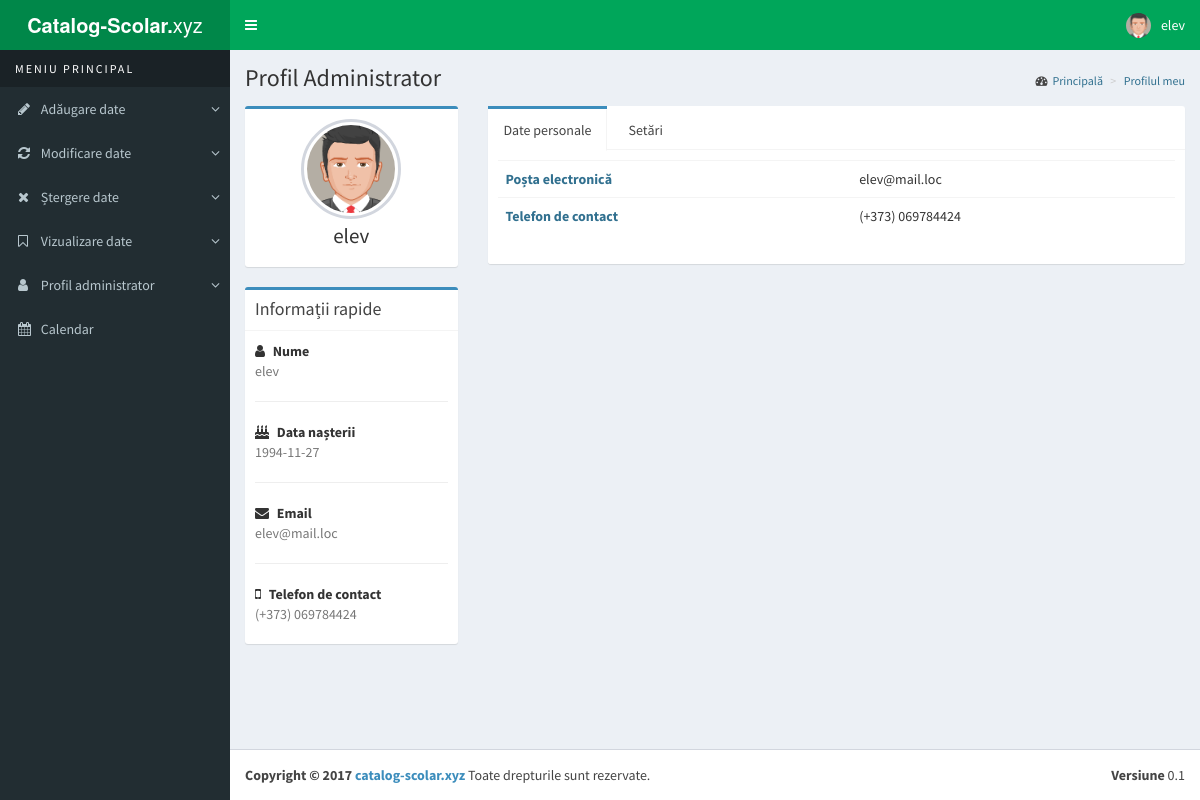
The app's page /root/pages/profile.php (signed in) with its own data.
### tables this page shows
CREATE TABLE `users` (
  `user_id` int(11) NOT NULL,
  `user_name` varchar(64) NOT NULL,
  `user_password` varchar(255) NOT NULL,
  `user_category` varchar(10) NOT NULL,
  `user_parent` varchar(255) NOT NULL,
  `user_child` varchar(255) NOT NULL,
  `user_class` varchar(5) NOT NULL,
  `user_btd` date NOT NULL,
  `user_mail` char(255) NOT NULL,
  `user_mob` int(24) NOT NULL,
  `grad_prof` char(24) NOT NULL,
  `disciplina` char(32) NOT NULL
);

### root/pages/profile.php (called while the page is built, shortened)
<?php
	require_once 'header.php';
	require_once 'profile_info.php';
?>

### root/pages/profile_info.php (the view, shortened to what this page needs)
<?
$id = (int)'1';
$query = mysqli_query($db,"SELECT * FROM users WHERE user_id='$id' LIMIT 0,1");
$row = mysqli_fetch_assoc($query);
echo '
	<div class="content-wrapper">
    <section class="content-header">
      <h1>
        Profil Administrator
      </h1>
      <ol class="breadcrumb">
        <li><a href="http://localhost/catalog-scolar/root/main.php" title="pagina principală" rel="nofollow"><i class="fa fa-dashboard"></i><span class="text-info">Principală</span></a></li>
        <li class="active"><span class="text-info">Profilul meu</span></li>
      </ol>
    </section>
    <section class="content">
      <div class="row">
        <div class="col-md-3">
          <div class="box box-primary">
            <div class="box-body box-profile">
              <img class="profile-user-img img-responsive img-circle" src="../dist/img/avatar5.png" alt="User profile picture">
              <h3 class="profile-username text-center">' . $Q . '</h3>
            </div>
          </div>
          <div class="box box-primary">
            <div class="box-header with-border">
              <h3 class="box-title">Informații rapide</h3>
            </div>
            <div class="box-body">
              <strong><i class="fa fa-user margin-r-5"></i> Nume</strong>
              <p class="text-muted">'. $Q . '</p>
              <hr>
              <strong><i class="fa fa-birthday-cake margin-r-5"></i> Data nașterii</strong>
              <p class="text-muted">'. $nume_admin[7] .'</p>
              <hr>
              <strong><i class="fa fa-envelope margin-r-5"></i> Email</strong>
              <p class="text-muted">'. $nume_admin[8] .'</p>
              <hr>
              <strong><i class="fa fa-mobile-phone margin-r-5"></i> Telefon de contact</strong>
              <p class="text-muted">(+373) 0'. $nume_admin[9] .'</p>
            </div>
          </div>
        </div>
        <div class="col-md-9">
          <div class="nav-tabs-custom">
            <ul class="nav nav-tabs">
              <li class="active"><a href="#activity" data-toggle="tab">Date personale</a></li>
              <li><a href="#settings" data-toggle="tab">Setări</a></li>
            </ul>
            <div class="tab-content">
              <div class="active tab-pane" id="activity">
                <table class="table table-hover">
                <tr>
                  <td class="text-info"><strong>Poșta electronică</strong></td>
                  <td>'. $nume_admin[8] .'</td>
                </tr>
                <tr>
                  <td class="text-info"><strong>Telefon de contact</strong></td>
                  <td>(+373) 0'. $nume_admin[9] .'</td>
                </tr>
              </table>
              </div>
                      value = "'.$row['user_id'].'" readonly>
                      <input type="text" class="form-control" id="name" name="name" value="'.$row['user_name'].'" required>
                      <input type="date" class="form-control" id="btd" name="btd" value="'.$row['user_btd'].'" required>
                      <input type="email" class="form-control" id="mail" name="mail" value="'.$row['user_mail'].'" required>
                      <input type="number" class="form-control" id="mob" name="mob" value="'.$row['user_mob'].'" required>
            </div>
          </div>
        </div>
      </div>
    </section>
  </div>
';
?>

### root/pages/header.php (shortened to what this page needs)
<?
  $pass=$_SESSION["member_password"];
  $Q = mysqli_query($db,"SELECT user_id,user_name FROM users WHERE user_password='$pass'");
  $Q = mysqli_fetch_row($Q);
  $g=$Q[0];
  $Q = $Q[1];
  $qadmin = mysqli_query($db,"SELECT * FROM users WHERE user_id='$g'");
  $nume_admin = mysqli_fetch_row($qadmin);
  echo '
    <body class="hold-transition skin-green sidebar-mini">
      <div class="wrapper">
      <header class="main-header">
      <a href="http://localhost/catalog-scolar/root/main.php" class="logo">
        <span class="logo-mini"><b>CS</b></span>
        <span class="logo-lg"><b>Catalog-Scolar.</b>xyz</span>
      </a>
    <nav class="navbar navbar-static-top">
      <a href="#" class="sidebar-toggle" data-toggle="offcanvas" role="button">
        <span class="sr-only">Toggle navigation</span>
      </a>
      <div class="navbar-custom-menu">
        <ul class="nav navbar-nav">
          <li class="dropdown user user-menu">
            <a href="http://localhost/catalog-scolar/root/pages/profile.php" title="vezi profilul"" class="dropdown-toggle" data-toggle="dropdown">
              <img src="../dist/img/avatar5.png" class="user-image" alt="User Image">
              <span class="hidden-xs">'. $Q .' </span>
            </a>
            <ul class="dropdown-menu">
              <li class="user-footer">
                <div class="pull-left">
                  <a href="http://localhost/catalog-scolar/root/pages/profile.php" title="vezi profilul" class="btn btn-default btn-flat">Vezi Profilul</a>
                </div>
                <div class="pull-right">
                  <a href="../includes/logout_user.php" class="btn btn-default btn-flat">Deconectare</a>
                </div>
              </li>
            </ul>
          </li>
        </ul>
      </div>
    </nav>
  </header>
  ';
?>

### records on screen
users: user_name "elev", user_btd "1994-11-27", user_mail "elev@mail.loc", user_mob "69784424"
